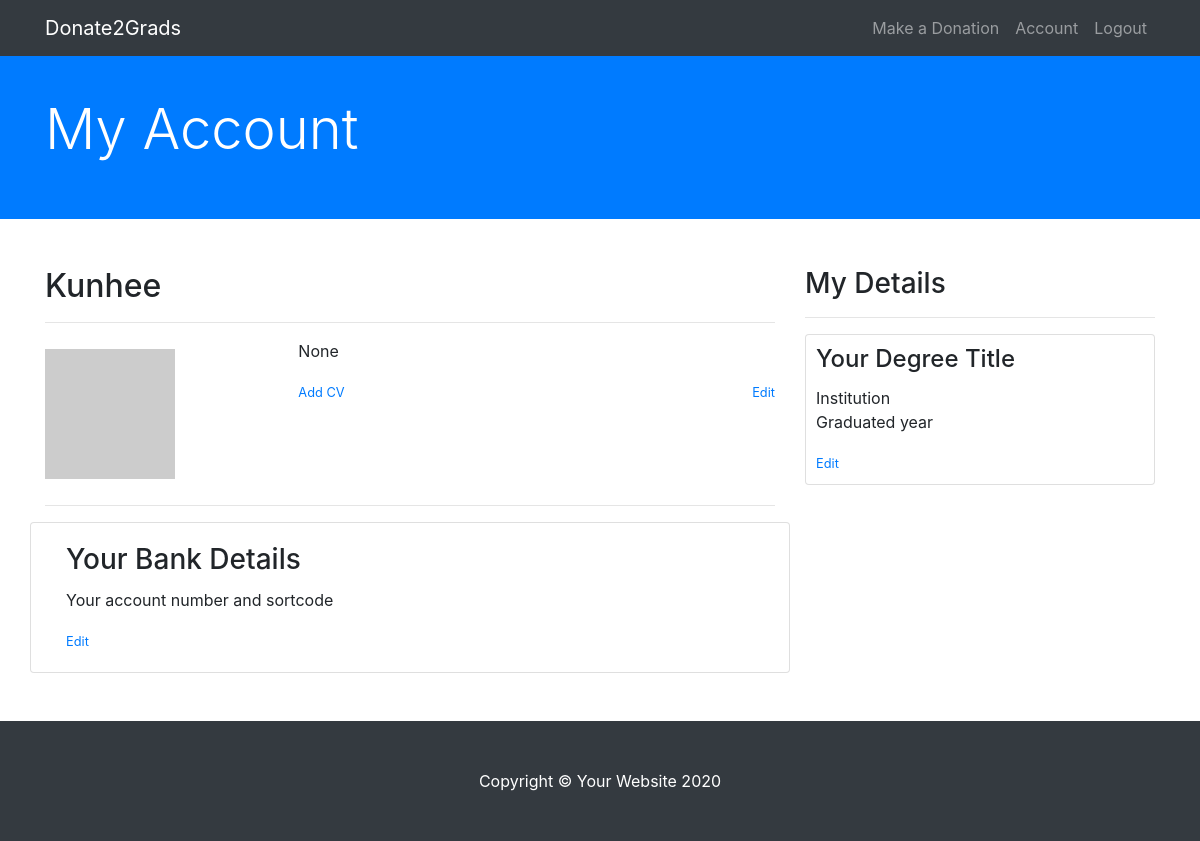
Page /account (signed in) on the earlier database version.
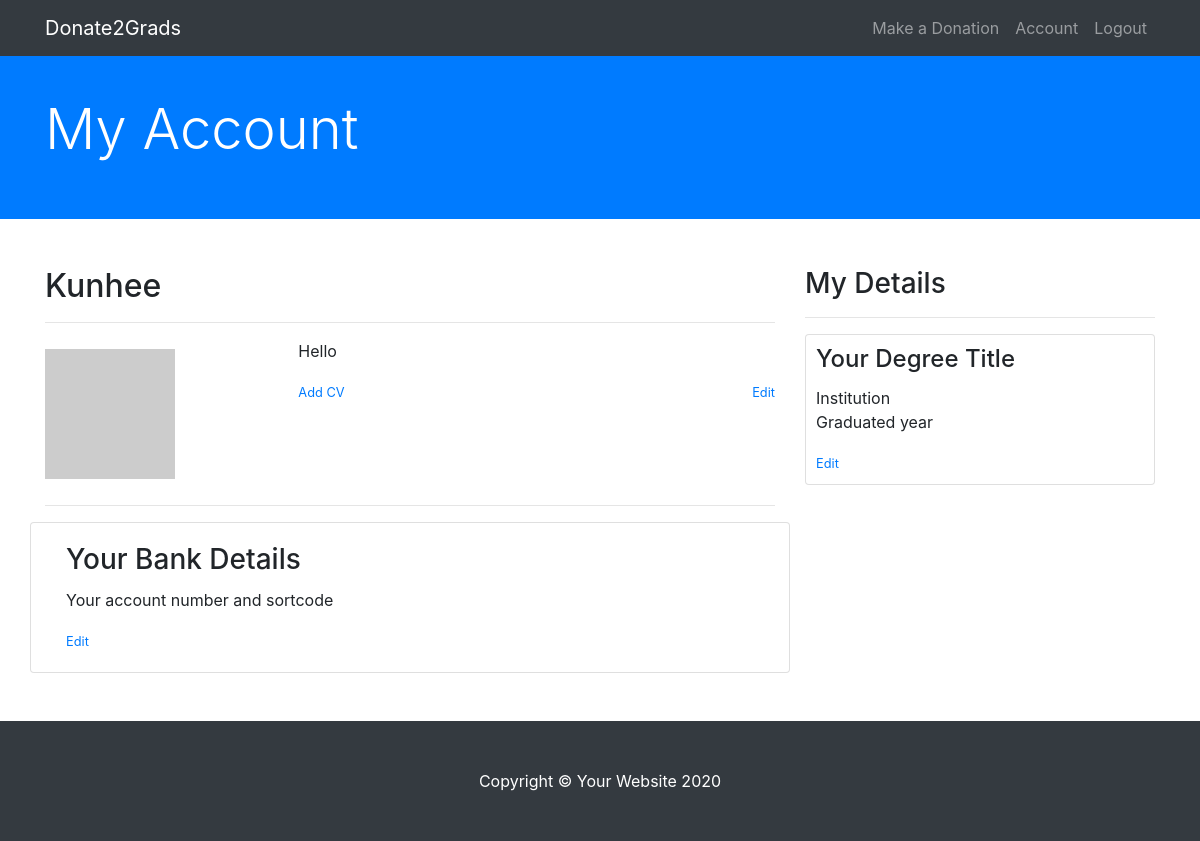
Same page on the later database version.
### donationsite/models.py (models this page shows, shortened)
class User(db.Model, UserMixin):
    __tablename__ = 'user'
    id = db.Column(db.Integer(), primary_key=True)
    name = db.Column(db.String(30), nullable=False)
    email = db.Column(db.String(120), unique=True, nullable=False)
    image_file = db.Column(db.String(20), nullable=False,
                           default='default.jpg')
    password = db.Column(db.String(60), nullable=False)
    cv_file = db.Column(db.String(20), nullable=True)
    goals = db.Column(db.String(240), nullable=True)
    self_desc = db.Column(db.String(240), nullable=True)
    degree = db.relationship('Degree', secondary='user_degree')
    bank_details = db.relationship('Bankdetails', secondary='user_bankdetails')
    roles = db.relationship('Role', secondary='user_roles')

### donationsite/routes.py (the view)
@app.route('/account', methods=['GET', 'POST'])
@login_required
def account():
    cvform = AddCVForm()
    imageform = AddImageForm()
    aboutform = AddAboutForm()
    degreeform = AddDegreeForm()
    if cvform.validate_on_submit():
        if cvform.cv_file.data:
            cv = save_cv(cvform.cv_file.data)
            current_user.cv_file = cv
            db.session.commit()
            flash('Your CV has been uploaded', 'success')
    if imageform.validate_on_submit():
        if imageform.image_file.data:
            pp = save_image(imageform.image_file.data)
            current_user.image_file = pp
            db.session.commit()
            flash('Your profile photo has been updated', 'success')
    if aboutform.validate_on_submit():
        current_user.self_desc = aboutform.self_desc.data
        db.session.commit()
        flash('Profile updated', 'success')
    elif request.method == 'GET':
        aboutform.self_desc.data = current_user.self_desc
    if degreeform.validate_on_submit():
        degree = Degree(title=degreeform.title.data,
                        institution=degreeform.institution.data, grad_year=degreeform.grad_year.data)
        db.session.add(degree)
        db.session.commit()
        userdegree = Degree.query.filter_by(
            title=degreeform.title.data, institution=degreeform.institution.data, grad_year=degreeform.grad_year.data).first()
        current_user.degree = []
        current_user.degree.append(userdegree)
        db.session.commit()
        flash('Your degree has been updated', 'success')
    elif request.method == 'GET':
        pass
    return render_template("account.html", aboutform=aboutform, cvform=cvform, imageform=imageform, degreeform=degreeform)

### donationsite/models.py (called while the page is built)
@login_manager.user_loader
def load_user(user_id):
    return User.query.get(int(user_id))

### donationsite/templates/account.html (shortened to what this page needs)
{% extends 'base.html' %}
{% block head %}
	<link rel="stylesheet" type="text/css" href="{{ url_for('static', filename='css/account.css') }}">
	<link rel="stylesheet" type="text/css" href="{{ url_for('static', filename='css/jquery.fancybox.min.css') }}">
{% endblock %}
{% block content %}
	<div class="bg-primary py-5 mb-5">
		<div class="container h-100">
			<div class="row h-100 align-items-center">
				<div class="col-lg-12">
					<h2 class="display-4 text-white mt-5 mb-2">My Account</h2>
				</div>
			</div>
		</div>
	</div>
	<div class="container">
		<div class="row">
			<div class="col-md-8 mb-5">
				<h2>{{ current_user.name }}</h2>
				<hr>
				<div class="row">
					<div class="col-md-4 imagediv">
						<a data-fancybox data-src='#addImage' href=""><img src="https://via.placeholder.com/130"></a>
					</div>
					<div class="col-md-8">
						<p>{{ current_user.self_desc }}</p>
						<div class="row">
							<div class="col-md-6">
								<small><a data-fancybox data-src='#addCV' href="">Add CV</a></small>
							</div>
							<div class="col-md-6 text-right">
								<small><a data-fancybox data-src='#addDesc' href="">Edit</a></small>
							</div>
						</div>
					</div>
				</div>
				<hr>
				<div class="row">
					<div class="col-md-12 card">
						<div class="card-body">
							<h3 class="card-title">Your Bank Details</h3>
							<p class="card-text">Your account number and sortcode</p>
							<small><a href="{{ url_for('bankdetails') }}">Edit</a></small>
						</div>
					</div>
				</div>
			</div>
			<div class="col-md-4 mb-5">
				<h3>My Details</h3>
				<hr>
				<div class="row">
					<div class="col-md-12">
						<div class="card degree">
							<div class="card-body">
								<h4 class="card-title">Your Degree Title</h4>
								<p class="card-text">Institution<br>Graduated year</p>
								<small><a data-fancybox data-src='#addDegree' href="">Edit</a></small>
							</div>
						</div>
					</div>
				</div>
			</div>
		</div>
	</div>
{% endblock content %}

### donationsite/templates/base.html (shortened to what this page needs)
<!DOCTYPE html>
<html>
<head>
    <link rel="stylesheet" href="{{ url_for('static', filename='icons/font-awesome-4.7.0/css/font-awesome.min.css') }}">
	<link rel="stylesheet" type="text/css" href="{{ url_for('static', filename='bootstrap/css/bootstrap.min.css') }}">
	{% block head %}{% endblock %}
</head>
<body>
	<header>
		<nav class="navbar navbar-expand-lg navbar-dark bg-dark fixed-top">
			<div class="container">
				<a class="navbar-brand" href="/">Donate2Grads</a>
				<div class="collapse navbar-collapse" id="navbarSupportedContent">
					<ul class="navbar-nav ml-auto">
						<li class="nav-item">
							<a class="nav-link" href="{{ url_for('makedonation') }}">Make a Donation</a>
						</li>
						{% if current_user.is_authenticated %}
						<li class="nav-item">
								<a class="nav-link" href="{{ url_for('account') }}">Account</a>
							</li>
							<li class="nav-item">
								<a class="nav-link" href="{{ url_for('logout') }}">Logout</a>
							</li>
						{% endif %}
					</ul>
				</div>
			</div>
		</nav>
	</header>
	{% block content %}{% endblock %}
	<footer class="py-5 bg-dark">
		<div class="container">
			<p class="m-0 text-center text-white">Copyright &copy; Your Website 2020</p>
		</div>
	</footer>
</body>

### donationsite/static/css/account.css (style rules this page uses)
.imagediv { padding: 10px 15px; }
.text-right { text-align: right; }
.degree { padding: 0px; }
.degree .card-body { padding: 10px; }

Differences in the rows shown:
changed User "Kunhee": self_desc "None" → "Hello"
